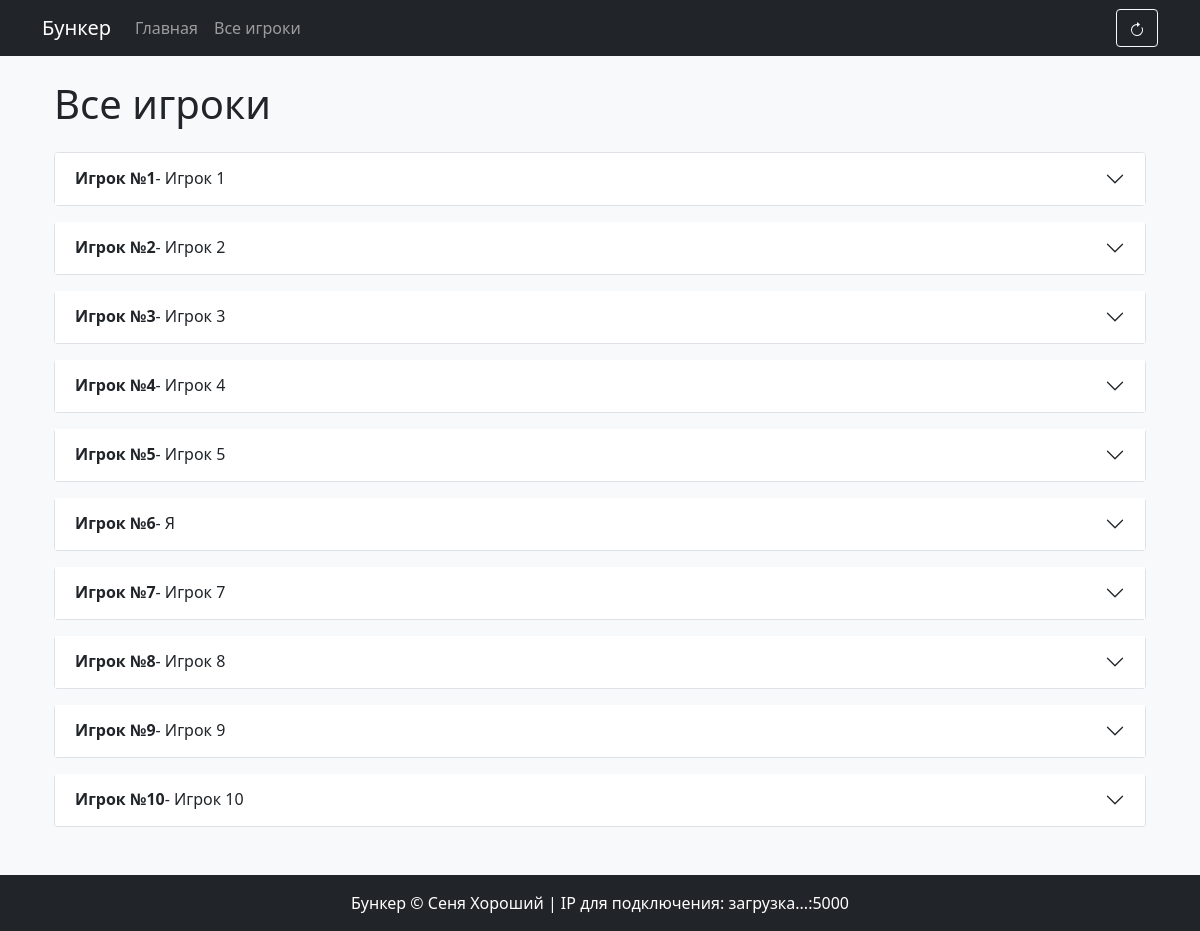
The app's page /all_players with its own data.
### models.py (models this page shows)
class Player(db.Model):
    id = db.Column(db.Integer, primary_key=True)
    name = db.Column(db.String(100), nullable=False)
    profession = db.Column(db.String(100), nullable=False)
    gender = db.Column(db.String(50), nullable=False)
    age = db.Column(db.Integer, nullable=False)
    childfree = db.Column(db.String(100), nullable=False)
    physique = db.Column(db.String(100), nullable=False)
    health = db.Column(db.Text, nullable=False)
    traits = db.Column(db.Text, nullable=False)
    phobias = db.Column(db.Text, nullable=False)
    hobbies = db.Column(db.Text, nullable=False)
    additional_info = db.Column(db.Text, nullable=False)
    baggage = db.Column(db.Text, nullable=False)
    cards = db.Column(db.Text, nullable=False)
    name_revealed = db.Column(db.Boolean, default=False)
    profession_revealed = db.Column(db.Boolean, default=False)
    gender_revealed = db.Column(db.Boolean, default=False)
    age_revealed = db.Column(db.Boolean, default=False)
    childfree_revealed = db.Column(db.Boolean, default=False)
    physique_revealed = db.Column(db.Boolean, default=False)
    health_revealed = db.Column(db.String(255), default="")
    traits_revealed = db.Column(db.String(255), default="")
    phobias_revealed = db.Column(db.String(255), default="")
    hobbies_revealed = db.Column(db.String(255), default="")
    additional_info_revealed = db.Column(db.String(255), default="")
    baggage_revealed = db.Column(db.String(255), default="")
    cards_revealed = db.Column(db.String(255), default="")

### app.py (the view)
@app.route('/all_players')
def all_players():
    players = Player.query.all()
    is_admin = request.remote_addr == '127.0.0.1'
    current_player_id = None
    if 'player_id' in flask_session:
        current_player_id = flask_session['player_id']
    current_session = GameSession.query.first()
    prepared_players = []
    for player in players:
        player_session = PlayerSession.query.filter_by(
            session_id=current_session.id,
            player_id=player.id
        ).first()
        def prepare_list_field(field_value, revealed_indices):
            items = field_value.split('|') if field_value else []
            revealed = revealed_indices.split(',') if revealed_indices else []
            return [{
                'value': item,
                'revealed': str(idx) in revealed
            } for idx, item in enumerate(items)]
        is_current_player = str(player.id) == str(current_player_id)
        prepared_players.append({
            'id': player.id,
            'name': player.name,
            'player_name': player_session.player_name if player_session else f"Игрок {player.id}",
            'is_current_player': is_current_player,
            'profession': player.profession,
            'profession_revealed': player.profession_revealed,
            'gender': player.gender,
            'gender_revealed': player.gender_revealed,
            'age': player.age,
            'age_revealed': player.age_revealed,
            'childfree': player.childfree,
            'childfree_revealed': player.childfree_revealed,
            'physique': player.physique,
            'physique_revealed': player.physique_revealed,
            'health_items': prepare_list_field(player.health, player.health_revealed),
            'traits_items': prepare_list_field(player.traits, player.traits_revealed),
            'phobias_items': prepare_list_field(player.phobias, player.phobias_revealed),
            'hobbies_items': prepare_list_field(player.hobbies, player.hobbies_revealed),
            'additional_info_items': prepare_list_field(player.additional_info, player.additional_info_revealed),
            'baggage_items': prepare_list_field(player.baggage, player.baggage_revealed),
            'cards_items': prepare_list_field(player.cards, player.cards_revealed),
        })
    return render_template('all_players.html',
                         players=prepared_players,
                         is_admin=is_admin)

### app.py (called while the page is built)
@app.before_request
def check_session():
    if request.remote_addr == '127.0.0.1' and not GameSession.query.filter_by(admin_ip='127.0.0.1').first():
        new_session = GameSession(admin_ip='127.0.0.1')
        db.session.add(new_session)
        db.session.commit()

### templates/all_players.html (shortened to what this page needs)
{% extends "base.html" %}
{% block content %}
<div class="container">
    <h1 class="my-4">Все игроки</h1>
    <div class="accordion" id="playersAccordion">
        {% for player in players %}
            {% if not player.is_current_player %}
            <div class="accordion-item mb-3">
                <h2 class="accordion-header" id="heading{{ player.id }}">
                    <button class="accordion-button collapsed" type="button" data-bs-toggle="collapse"
                            data-bs-target="#collapse{{ player.id }}" aria-expanded="false"
                            aria-controls="collapse{{ player.id }}">
                        <strong>Игрок №{{ player.id }}</strong> - {{ player.player_name }}
                    </button>
                </h2>
                            {% set ns = namespace(show_health=true) %}
                            {% set ns = namespace(show_traits=true) %}
                            {% set ns = namespace(show_phobias=true) %}
                            {% set ns = namespace(show_hobbies=true) %}
                            {% set ns = namespace(show_additional_info=true) %}
                            {% set ns = namespace(show_baggage=true) %}
                            {% set ns = namespace(show_cards=true) %}
            </div>
            {% endif %}
        {% endfor %}
    </div>
</div>
{% endblock %}

### templates/base.html (shortened to what this page needs)
<!DOCTYPE html>
<html lang="ru">
<head>
    <link href="https://cdn.jsdelivr.net/npm/bootstrap@5.1.3/dist/css/bootstrap.min.css" rel="stylesheet">
    <link rel="stylesheet" href="{{ url_for('static', filename='css/styles.css') }}">
</head>
<body>
    <nav class="navbar navbar-expand-lg navbar-dark bg-dark">
        <div class="container">
            <a class="navbar-brand" href="{{ url_for('index') }}">Бункер</a>
            <div class="collapse navbar-collapse" id="navbarNav">
                <ul class="navbar-nav me-auto">
                    {% if not session.get('is_admin') %}
                    <li class="nav-item">
                        <a class="nav-link" href="{{ url_for('index') }}">Главная</a>
                    </li>
                    {% endif %}
                    <li class="nav-item">
                        <a class="nav-link" href="{{ url_for('all_players') }}">Все игроки</a>
                    </li>
                </ul>
                <div class="d-flex">
                    <button class="btn btn-outline-light" onclick="window.location.reload()" title="Обновить страницу">
                    </button>
                </div>
            </div>
        </div>
    </nav>
    <div class="container mt-4">
        {% block content %}{% endblock %}
    </div>
    <footer class="bg-dark text-white mt-5">
        <div class="container py-3">
            <p class="mb-0 text-center">Бункер &copy; Сеня Хороший | IP для подключения: <span id="server-ip">загрузка...</span>:5000</p>
        </div>
    </footer>
</body>
</html>

### static/css/styles.css (style rules this page uses)
body { background-color: #f8f9fa; }
.accordion-item { border: 1px solid #dee2e6; border-radius: 0.25rem; }

### records on screen
Player: id "1", player_name "Игрок 1"
Player: id "2", player_name "Игрок 2"
Player: id "3", player_name "Игрок 3"
Player: id "4", player_name "Игрок 4"
Player: id "5", player_name "Игрок 5"
Player: id "6", player_name "Я"
Player: id "7", player_name "Игрок 7"
Player: id "8", player_name "Игрок 8"
Player: id "9", player_name "Игрок 9"
Player: id "10", player_name "Игрок 10"
